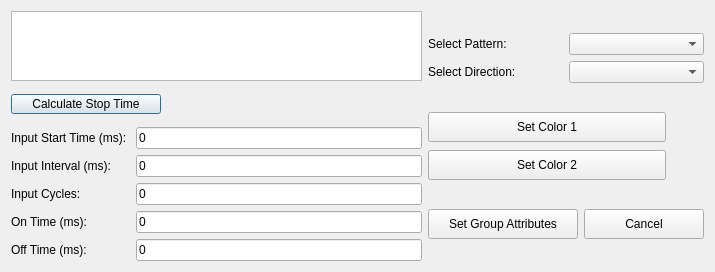
<?xml version="1.0" encoding="UTF-8"?>
<ui version="4.0">
 <class>BehaviorWindow</class>
 <widget class="QDialog" name="BehaviorWindow">
  <property name="geometry">
   <rect>
    <x>0</x>
    <y>0</y>
    <width>715</width>
    <height>272</height>
   </rect>
  </property>
  <property name="windowTitle">
   <string>Dialog</string>
  </property>
  <layout class="QHBoxLayout" name="horizontalLayout_8">
   <item>
    <layout class="QVBoxLayout" name="verticalLayout_6">
     <item>
      <widget class="QTextBrowser" name="listSelected">
       <property name="maximumSize">
        <size>
         <width>100000</width>
         <height>70</height>
        </size>
       </property>
      </widget>
     </item>
     <item>
      <layout class="QHBoxLayout" name="horizontalLayout_7">
       <item>
        <widget class="QPushButton" name="calcStopTimeLabel">
         <property name="maximumSize">
          <size>
           <width>150</width>
           <height>20</height>
          </size>
         </property>
         <property name="text">
          <string>Calculate Stop Time</string>
         </property>
        </widget>
       </item>
       <item>
        <widget class="QLabel" name="stopTimeLabel">
         <property name="text">
          <string/>
         </property>
        </widget>
       </item>
      </layout>
     </item>
     <item>
      <layout class="QHBoxLayout" name="horizontalLayout_3">
       <item>
        <layout class="QVBoxLayout" name="verticalLayout_3">
         <item>
          <widget class="QLabel" name="startTimeLabel">
           <property name="text">
            <string>Input Start Time (ms): </string>
           </property>
          </widget>
         </item>
         <item>
          <widget class="QLabel" name="intervalLabel">
           <property name="text">
            <string>Input Interval (ms): </string>
           </property>
          </widget>
         </item>
         <item>
          <widget class="QLabel" name="cyclesLabel">
           <property name="text">
            <string>Input Cycles: </string>
           </property>
          </widget>
         </item>
         <item>
          <widget class="QLabel" name="onTimeLabel">
           <property name="text">
            <string>On Time (ms):</string>
           </property>
          </widget>
         </item>
         <item>
          <widget class="QLabel" name="offTimeLabel">
           <property name="text">
            <string>Off Time (ms):</string>
           </property>
          </widget>
         </item>
        </layout>
       </item>
       <item>
        <layout class="QVBoxLayout" name="verticalLayout_2">
         <item>
          <widget class="QLineEdit" name="startTimeInput">
           <property name="text">
            <string>0</string>
           </property>
          </widget>
         </item>
         <item>
          <widget class="QLineEdit" name="intervalInput">
           <property name="text">
            <string>0</string>
           </property>
          </widget>
         </item>
         <item>
          <widget class="QLineEdit" name="cyclesInput">
           <property name="text">
            <string>0</string>
           </property>
          </widget>
         </item>
         <item>
          <widget class="QLineEdit" name="onTimeInput">
           <property name="text">
            <string>0</string>
           </property>
          </widget>
         </item>
         <item>
          <widget class="QLineEdit" name="offTimeInput">
           <property name="text">
            <string>0</string>
           </property>
          </widget>
         </item>
        </layout>
       </item>
      </layout>
     </item>
    </layout>
   </item>
   <item>
    <layout class="QVBoxLayout" name="verticalLayout_7">
     <item>
      <layout class="QVBoxLayout" name="verticalLayout">
       <item>
        <layout class="QHBoxLayout" name="horizontalLayout">
         <item>
          <widget class="QLabel" name="patternLabel">
           <property name="text">
            <string>Select Pattern: </string>
           </property>
          </widget>
         </item>
         <item>
          <widget class="QComboBox" name="patternMenuBox">
           <property name="currentText">
            <string/>
           </property>
          </widget>
         </item>
        </layout>
       </item>
       <item>
        <layout class="QHBoxLayout" name="horizontalLayout_2">
         <item>
          <widget class="QLabel" name="directionLabel">
           <property name="text">
            <string>Select Direction: </string>
           </property>
          </widget>
         </item>
         <item>
          <widget class="QComboBox" name="directionMenuBox"/>
         </item>
        </layout>
       </item>
      </layout>
     </item>
     <item>
      <layout class="QVBoxLayout" name="verticalLayout_4">
       <item>
        <layout class="QHBoxLayout" name="horizontalLayout_4">
         <item>
          <widget class="QPushButton" name="color1Button">
           <property name="minimumSize">
            <size>
             <width>120</width>
             <height>30</height>
            </size>
           </property>
           <property name="text">
            <string>Set Color 1</string>
           </property>
           <property name="checkable">
            <bool>false</bool>
           </property>
           <property name="checked">
            <bool>false</bool>
           </property>
          </widget>
         </item>
         <item>
          <widget class="LEDLabel" name="color1Test">
           <property name="minimumSize">
            <size>
             <width>32</width>
             <height>32</height>
            </size>
           </property>
           <property name="maximumSize">
            <size>
             <width>32</width>
             <height>32</height>
            </size>
           </property>
           <property name="text">
            <string/>
           </property>
          </widget>
         </item>
        </layout>
       </item>
       <item>
        <layout class="QHBoxLayout" name="horizontalLayout_5">
         <item>
          <widget class="QPushButton" name="color2Button">
           <property name="minimumSize">
            <size>
             <width>120</width>
             <height>30</height>
            </size>
           </property>
           <property name="text">
            <string>Set Color 2</string>
           </property>
           <property name="checkable">
            <bool>false</bool>
           </property>
          </widget>
         </item>
         <item>
          <widget class="LEDLabel" name="color2Test">
           <property name="minimumSize">
            <size>
             <width>32</width>
             <height>32</height>
            </size>
           </property>
           <property name="maximumSize">
            <size>
             <width>32</width>
             <height>32</height>
            </size>
           </property>
           <property name="text">
            <string/>
           </property>
          </widget>
         </item>
        </layout>
       </item>
      </layout>
     </item>
     <item>
      <layout class="QHBoxLayout" name="horizontalLayout_6">
       <item>
        <widget class="QPushButton" name="setButton">
         <property name="minimumSize">
          <size>
           <width>150</width>
           <height>30</height>
          </size>
         </property>
         <property name="text">
          <string>Set Group Attributes</string>
         </property>
        </widget>
       </item>
       <item>
        <widget class="QPushButton" name="cancelButton">
         <property name="minimumSize">
          <size>
           <width>120</width>
           <height>30</height>
          </size>
         </property>
         <property name="text">
          <string>Cancel</string>
         </property>
        </widget>
       </item>
      </layout>
     </item>
    </layout>
   </item>
  </layout>
 </widget>
 <customwidgets>
  <customwidget>
   <class>LEDLabel</class>
   <extends>QLabel</extends>
   <header location="global">ledlabel.h</header>
  </customwidget>
 </customwidgets>
 <resources/>
 <connections/>
</ui>
